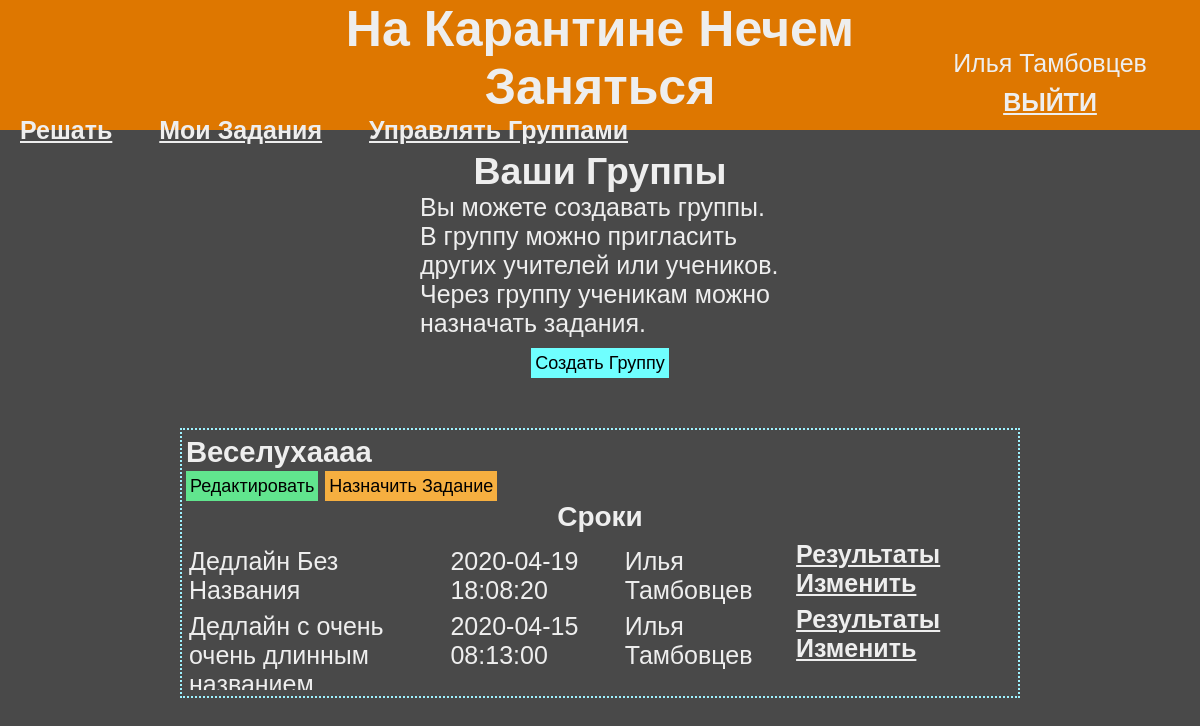
/usergroups (signed in), run on the app's committed database.
### data/user.py (models this page shows, shortened)
class User(UserMixin, SerializerMixin, SqlAlchemyBase):
    __tablename__ = "users"
    id = sa.Column(sa.Integer,
                   primary_key=True,
                   autoincrement=True)
    name = sa.Column(sa.String)
    surname = sa.Column(sa.String)
    email = sa.Column(sa.String,
                      index=True,
                      unique=True)
    hashed_password = sa.Column(sa.String)
    tasks = sa.orm.relationship("Task",
                                backref="user",
                                lazy="subquery")
    solutions = sa.orm.relationship("Solution",
                                    backref="user",
                                    lazy="subquery")
    deadlines = sa.orm.relationship("Deadline",
                                    backref="user",
                                    lazy="subquery")
    @property
    def full_name(self):
        return " ".join([self.name, self.surname])

### data/group.py (models this page shows)
class Group(SqlAlchemyBase, SerializerMixin):
    __tablename__ = "groups"
    id = sa.Column(sa.Integer,
                   primary_key=True,
                   autoincrement=True)
    name = sa.Column(sa.String, default="Группа Без Названия")
    deadlines = sa.orm.relationship("Deadline",
                                    backref="group",
                                    lazy="subquery")
    teachers = sa.orm.relationship("User",
                                   secondary="teachers_to_groups",
                                   backref="teacher_groups",
                                   lazy="subquery")
    students = sa.orm.relationship("User",
                                   secondary="students_to_groups",
                                   backref="student_groups",
                                   lazy="subquery")
    def get_related_attrs(self):
        return ("deadlines", "teachers", "students")
    def get_non_related_attrs(self):
        return ("id", "name")

### data/deadline.py (models this page shows)
class Deadline(SqlAlchemyBase, SerializerMixin):
    __tablename__ = "deadlines"
    id = sa.Column(sa.Integer,
                   primary_key=True,
                   autoincrement=True)
    name = sa.Column(sa.String, default="Дедлайн Без Названия")
    time = sa.Column(sa.DateTime, default=datetime.datetime.now() + datetime.timedelta(days=2))
    user_id = sa.Column(sa.Integer, sa.ForeignKey("users.id"))
    group_id = sa.Column(sa.Integer, sa.ForeignKey("groups.id"))
    task_id = sa.Column(sa.Integer, sa.ForeignKey("tasks.id"))
    solutions = sa.orm.relationship("Solution",
                                    backref="deadline",
                                    lazy="subquery")
    def get_non_related_attrs(self):
        return ("id", "name", "time", "group_id", "user_id", "task_id")
    def get_related_attrs(self):
        return ("tasks", )

### main.py (the view)
@app.route("/usergroups", methods=["GET"])
def user_groups():
    groups = manage_sql.get_related_objects(current_user, "teacher_groups")
    sql = db.create_session()
    for g in groups:
        dl_ids = g['deadlines'].copy()
        g["deadlines"] = []
        for did in dl_ids:
            manage_sql.get_one_instance(db.Deadline, did)
            dl = sql.query(db.Deadline).get(did)
            dl_data = dl.to_dict(only=("id", "name", "time", "user_id"))
            dl_data["user"] = dl.user.full_name
            g["deadlines"].append(dl_data)
    return render_template("usergroups.html", groups=groups)

### data/db_session.py (called while the page is built)
def create_session() -> Session:
    global __factory
    return __factory()

### main.py (called while the page is built)
@login_manager.user_loader
def load_user(user_id):
    sql = db.create_session()
    return sql.query(db.User).get(user_id)

### manage_sql.py (called while the page is built)
def get_related_ids(obj, attr):
    if hasattr(obj, attr):
        return [item.id for item in getattr(obj, attr)]

def get_related_objects(obj, attr):
    if hasattr(obj, attr):
        return list(map(get_object_data, getattr(obj, attr)))

def get_one_instance(cls, id):
    sql = db.create_session()
    object = sql.query(cls).get(id)
    data = get_object_data(object)
    sql.close()
    return data

def get_object_data(obj):
    non_related_fields = obj.to_dict(only=obj.get_non_related_attrs())
    if obj.get_related_attrs():
        related_fields = {rel: get_related_ids(obj, rel)
                          for rel in obj.get_related_attrs()}
    else:
        related_fields = dict()
    data = {**non_related_fields, **related_fields}  # их сумма
    return data

### templates/usergroups.html (shortened to what this page needs)
{% extends "j2/base.j2" %}
{% block head %}
<link rel="stylesheet" type="text/css" href="/static/css/taskNgroup.css">
<link rel="stylesheet" type="text/css" href="/static/css/usergroups.css">
{% endblock %}
{% block body_content %}
	<div class="container">
		<div class="beginPage">
			<h2>Ваши Группы</h2>
			<p class="help">
				Вы можете создавать группы. <br/>
				В группу можно пригласить других учителей или учеников. <br/>
				Через группу ученикам можно назначать задания.</p>
			<button class="itemBtn" onclick="location.href='/newgroup'">Создать Группу</button>
		</div>
	</div>
	<div class="container">
		{% if groups is not none %}
			{% for g in groups %}
				<div class="item">
					<h3>{{ g["name"] }}</h3>
					<div>
						<button class="itemBtn" style="background-color: #61e58e" onclick="location.href='/group/{{ g['id'] }}'">Редактировать</button>
						<button class="itemBtn" style="background-color: #f6af40" onclick="location.href='/newDeadline/{{ g['id'] }}'">Назначить Задание</button>
					</div>
					<div class="container">
						<label class="itemTitle">Сроки</label>
						{% if g["deadlines"]|length != 0 %}
							<div class="scrollBox">
								{% for dl in g["deadlines"]|sort(attribute="time", reverse=True) %}
									<div class="existField">
										<label class="current">{{ dl['name'] }}</label>
										<label class="current">{{ dl['time'] }}</label>
										<label class="current">{{ dl['user'] }}</label>
										{% if dl['user_id'] == current_user.id %}
											<div class="checkcont">
												<a href="/solutions/{{ dl['id'] }}">Результаты</a>
												<a href="/deadline/{{ dl['id'] }}">Изменить</a>
											</div>
										{% endif %}
									</div>
								{% endfor %}
							</div>
						{% else %}
							<div class="container">
								<h5 class="listEmpty">Назначенных заданий пока нет</h5>
							</div>
						{% endif %}
					</div>
				</div>
			{% endfor %}
		{% else %}
			<h5 class="listEmpty">Групп нет</h5>
		{% endif %}
	</div>
{% endblock %}

### templates/j2/base.j2 (shortened to what this page needs)
<!DOCTYPE html>
<html lang="en" dir="ltr">
<head>
    <link rel="stylesheet" type="text/css" href="/static/css/master.css">
    {% block head %}{% endblock %}
</head>
<body>
    <header id="base_header">
        <h1 id="headline">На Карантине Нечем Заняться</h1>
        {% if current_user.is_authenticated %}
            <nav id="session">
                    <p id="username">{{ current_user.full_name }}</p>
                    <a id="logout" href="/logout">ВЫЙТИ</a>
            </nav>
            <nav id="links">
                <a href="/">Решать</a>
                <a href="/usertasks">Мои Задания</a>
                <a href="/usergroups">Управлять Группами</a>
            </nav>
        {% endif %}
    </header>
    {% block body_content %}{% endblock %}
</body>
</html>

### static/css/master.css (style rules this page uses)
* { margin: 0; padding: 0; box-sizing: border-box; }
body { background-color: #494949; font-family: sans-serif; color: #eeeeee; font-size: 25px; margin-bottom: 40vh }
a { color: inherit; font-weight: bold; }
.container { display: flex; flex-direction: column; align-items: center; width: 100%; }
#base_header { height: 130px; margin-bottom: 20px; background-color: #de7700; display: grid; grid-template-columns: 1fr 2fr 1fr; grid-template-rows: 2fr 1fr; grid-template-areas: ". headline session" "links links session"; }
#headline { grid-area: headline; text-align: center; }
#session { grid-area: session; display: flex; flex-direction: column; align-items: center; justify-content: center; }
#username { padding-bottom: 10px; }
#links { grid-area: links; padding-bottom: 20px; }
#links a { margin: 0 20px; }
.scrollBox { overflow: auto; height: 150px; width: 100%; margin-top: 7px; }

### static/css/taskNgroup.css (style rules this page uses)
.item { display: flex; flex-direction: column; align-items: flex-start; width: 65%; margin-bottom: 20px; border: 2px dotted #9ef2ff; padding: 6px 4px; }
.itemBtn { border: 0; height: 30px; padding: 5px 4px; font-style: bold; font-size: 18px; }
.beginPage { width: 30%; margin-bottom: 50px; display: flex; flex-direction: column; align-items: center; }
.beginPage button { background-color: #6fffff; margin-top: 10px; }
.itemTitle { font-weight: bold; font-size: 28px; }
.current { margin-top: 7px; }
.existField { width: 100%; display: grid; grid-template-columns: 1fr 1fr 3fr 1fr; }
.existField label { margin-left: 3px; }
.checkcont { display: inline-block; margin: 0 auto; }

### static/css/usergroups.css (style rules this page uses)
.existField { grid-template-columns: 6fr 4fr 4fr 5fr }
.item { width: 70%; }

### data on the page
User: full_name "Илья Тамбовцев"
Group: name "Веселухаааа"
Deadline: name "Дедлайн Без Названия", time "2020-04-19 18:08:20", user "Илья Тамбовцев"
Deadline: name "Дедлайн с очень очень длинным…", time "2020-04-15 08:13:00", user "Илья Тамбовцев"
